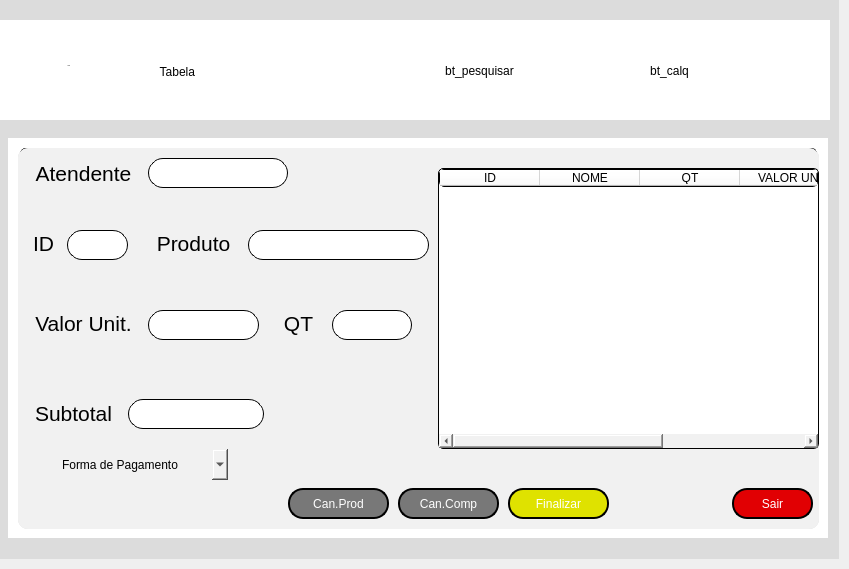
            <widget class="QWidget" name="vendas">
             <attribute name="title">
              <string>Vendas</string>
             </attribute>
             <widget class="QFrame" name="fr_primariovendas">
              <property name="geometry">
               <rect>
                <x>-1</x>
                <y>-1</y>
                <width>840</width>
                <height>560</height>
               </rect>
              </property>
              <property name="minimumSize">
               <size>
                <width>840</width>
                <height>560</height>
               </size>
              </property>
              <property name="maximumSize">
               <size>
                <width>16777215</width>
                <height>560</height>
               </size>
              </property>
              <property name="styleSheet">
               <string notr="true">background-color: rgb(220, 220, 220);
border:noborder;</string>
              </property>
              <property name="frameShape">
               <enum>QFrame::StyledPanel</enum>
              </property>
              <property name="frameShadow">
               <enum>QFrame::Raised</enum>
              </property>
              <widget class="QFrame" name="fr_subtelas_vendas">
               <property name="geometry">
                <rect>
                 <x>9</x>
                 <y>139</y>
                 <width>820</width>
                 <height>400</height>
                </rect>
               </property>
               <property name="minimumSize">
                <size>
                 <width>820</width>
                 <height>400</height>
                </size>
               </property>
               <property name="maximumSize">
                <size>
                 <width>820</width>
                 <height>400</height>
                </size>
               </property>
               <property name="styleSheet">
                <string notr="true">background-color: rgb(255, 255, 255);</string>
               </property>
               <property name="frameShape">
                <enum>QFrame::StyledPanel</enum>
               </property>
               <property name="frameShadow">
                <enum>QFrame::Raised</enum>
               </property>
               <widget class="QWidget" name="fr_caixa" native="true">
                <property name="geometry">
                 <rect>
                  <x>10</x>
                  <y>10</y>
                  <width>801</width>
                  <height>381</height>
                 </rect>
                </property>
                <property name="styleSheet">
                 <string notr="true">background-color: rgb(241, 241, 241);
border-radius:10px;</string>
                </property>
                <widget class="QTableWidget" name="tab_caixa">
                 <property name="geometry">
                  <rect>
                   <x>420</x>
                   <y>20</y>
                   <width>381</width>
                   <height>281</height>
                  </rect>
                 </property>
                 <property name="styleSheet">
                  <string notr="true">background-color: rgb(255, 255, 255);
font: 12px &quot;Arial&quot;;
border-style: outset;
border-width: 1px;
border-radius: 5px;
border-color: black;</string>
                 </property>
                 <column>
                  <property name="text">
                   <string>ID</string>
                  </property>
                 </column>
                 <column>
                  <property name="text">
                   <string>NOME</string>
                  </property>
                 </column>
                 <column>
                  <property name="text">
                   <string>QT</string>
                  </property>
                 </column>
                 <column>
                  <property name="text">
                   <string>VALOR UN.</string>
                  </property>
                 </column>
                 <column>
                  <property name="text">
                   <string>TOTAL</string>
                  </property>
                 </column>
                </widget>
                <widget class="QPushButton" name="bt_sair">
                 <property name="geometry">
                  <rect>
                   <x>714</x>
                   <y>340</y>
                   <width>81</width>
                   <height>31</height>
                  </rect>
                 </property>
                 <property name="styleSheet">
                  <string notr="true">QPushButton {
border-style: outset;
border-width: 2px;
border-radius: 15px;
border-color: black;
font: 87 12pt &quot;Segoe UI Black&quot;;
color: rgb(255, 255, 255);
	background-color: rgb(225, 0, 3);
}
QPushButton:pressed {
border-style: outset;
border-width: 2px;
border-radius: 15px;
border-color: white;
font: 87 12pt &quot;Segoe UI Black&quot;;
color: rgb(255, 255, 255);
	background-color: rgb(200, 0, 0);
}
</string>
                 </property>
                 <property name="text">
                  <string>Sair</string>
                 </property>
                </widget>
                <widget class="QPushButton" name="bt_finalizarcompra">
                 <property name="geometry">
                  <rect>
                   <x>490</x>
                   <y>340</y>
                   <width>101</width>
                   <height>31</height>
                  </rect>
                 </property>
                 <property name="styleSheet">
                  <string notr="true">QPushButton {
border-style: outset;
border-width: 2px;
border-radius: 15px;
border-color: black;
font: 87 12pt &quot;Segoe UI Black&quot;;
color: rgb(255, 255, 255);
background-color: rgb(223, 226, 0);
}
QPushButton:pressed {
border-style: outset;
border-width: 2px;
border-radius: 15px;
border-color: white;
font: 87 12pt &quot;Segoe UI Black&quot;;
color: rgb(255, 255, 255);
background-color: rgb(182, 185, 0);
}
</string>
                 </property>
                 <property name="text">
                  <string>Finalizar</string>
                 </property>
                </widget>
                <widget class="QPushButton" name="bt_cancelarcompra">
                 <property name="geometry">
                  <rect>
                   <x>380</x>
                   <y>340</y>
                   <width>101</width>
                   <height>31</height>
                  </rect>
                 </property>
                 <property name="styleSheet">
                  <string notr="true">QPushButton {
border-style: outset;
border-width: 2px;
border-radius: 15px;
border-color: black;
font: 87 12pt &quot;Segoe UI Black&quot;;
color: rgb(255, 255, 255);
background-color: rgb(120, 120, 120);
}
QPushButton:pressed {
border-style: outset;
border-width: 2px;
border-radius: 15px;
border-color: white;
font: 87 12pt &quot;Segoe UI Black&quot;;
color: rgb(255, 255, 255);
background-color: rgb(100, 100, 100);
}
</string>
                 </property>
                 <property name="text">
                  <string>Can.Comp</string>
                 </property>
                </widget>
                <widget class="QPushButton" name="bt_cancelarproduto">
                 <property name="geometry">
                  <rect>
                   <x>270</x>
                   <y>340</y>
                   <width>101</width>
                   <height>31</height>
                  </rect>
                 </property>
                 <property name="styleSheet">
                  <string notr="true">QPushButton {
border-style: outset;
border-width: 2px;
border-radius: 15px;
border-color: black;
font: 87 12pt &quot;Segoe UI Black&quot;;
color: rgb(255, 255, 255);
background-color: rgb(120, 120, 120);
}
QPushButton:pressed {
border-style: outset;
border-width: 2px;
border-radius: 15px;
border-color: white;
font: 87 12pt &quot;Segoe UI Black&quot;;
color: rgb(255, 255, 255);
background-color: rgb(100, 100, 100);
}
</string>
                 </property>
                 <property name="text">
                  <string>Can.Prod</string>
                 </property>
                </widget>
                <widget class="QLabel" name="label_14">
                 <property name="geometry">
                  <rect>
                   <x>10</x>
                   <y>80</y>
                   <width>31</width>
                   <height>31</height>
                  </rect>
                 </property>
                 <property name="text">
                  <string>&lt;html&gt;&lt;head/&gt;&lt;body&gt;&lt;p align=&quot;center&quot;&gt;&lt;span style=&quot; font-size:16pt;&quot;&gt;ID&lt;/span&gt;&lt;/p&gt;&lt;/body&gt;&lt;/html&gt;</string>
                 </property>
                </widget>
                <widget class="QLineEdit" name="ent_idcaixa">
                 <property name="geometry">
                  <rect>
                   <x>49</x>
                   <y>82</y>
                   <width>61</width>
                   <height>30</height>
                  </rect>
                 </property>
                 <property name="minimumSize">
                  <size>
                   <width>50</width>
                   <height>20</height>
                  </size>
                 </property>
                 <property name="maximumSize">
                  <size>
                   <width>400</width>
                   <height>16777215</height>
                  </size>
                 </property>
                 <property name="layoutDirection">
                  <enum>Qt::LeftToRight</enum>
                 </property>
                 <property name="styleSheet">
                  <string notr="true">QLineEdit {
border-style: outset;
border-width: 1px;
border-radius: 15px;
border-color: black;
font: 87 12pt &quot;Segoe UI Black&quot;;
color: rgb(0, 0, 0);
	background-color: rgb(255, 255, 255);
}</string>
                 </property>
                 <property name="echoMode">
                  <enum>QLineEdit::Normal</enum>
                 </property>
                 <property name="alignment">
                  <set>Qt::AlignCenter</set>
                 </property>
                </widget>
                <widget class="QLabel" name="label_15">
                 <property name="geometry">
                  <rect>
                   <x>130</x>
                   <y>80</y>
                   <width>91</width>
                   <height>31</height>
                  </rect>
                 </property>
                 <property name="text">
                  <string>&lt;html&gt;&lt;head/&gt;&lt;body&gt;&lt;p align=&quot;center&quot;&gt;&lt;span style=&quot; font-size:16pt;&quot;&gt;Produto&lt;/span&gt;&lt;/p&gt;&lt;/body&gt;&lt;/html&gt;</string>
                 </property>
                </widget>
                <widget class="QLineEdit" name="ent_produtocaixa">
                 <property name="geometry">
                  <rect>
                   <x>230</x>
                   <y>82</y>
                   <width>181</width>
                   <height>30</height>
                  </rect>
                 </property>
                 <property name="minimumSize">
                  <size>
                   <width>50</width>
                   <height>20</height>
                  </size>
                 </property>
                 <property name="maximumSize">
                  <size>
                   <width>400</width>
                   <height>16777215</height>
                  </size>
                 </property>
                 <property name="layoutDirection">
                  <enum>Qt::LeftToRight</enum>
                 </property>
                 <property name="styleSheet">
                  <string notr="true">QLineEdit {
border-style: outset;
border-width: 1px;
border-radius: 15px;
border-color: black;
font: 87 12pt &quot;Segoe UI Black&quot;;
color: rgb(0, 0, 0);
	background-color: rgb(255, 255, 255);
}</string>
                 </property>
                 <property name="echoMode">
                  <enum>QLineEdit::Normal</enum>
                 </property>
                 <property name="alignment">
                  <set>Qt::AlignCenter</set>
                 </property>
                </widget>
                <widget class="QLabel" name="label_16">
                 <property name="geometry">
                  <rect>
                   <x>260</x>
                   <y>160</y>
                   <width>41</width>
                   <height>31</height>
                  </rect>
                 </property>
                 <property name="text">
                  <string>&lt;html&gt;&lt;head/&gt;&lt;body&gt;&lt;p align=&quot;center&quot;&gt;&lt;span style=&quot; font-size:16pt;&quot;&gt;QT&lt;/span&gt;&lt;/p&gt;&lt;/body&gt;&lt;/html&gt;</string>
                 </property>
                </widget>
                <widget class="QLineEdit" name="ent_qtcaixa">
                 <property name="geometry">
                  <rect>
                   <x>314</x>
                   <y>162</y>
                   <width>80</width>
                   <height>30</height>
                  </rect>
                 </property>
                 <property name="minimumSize">
                  <size>
                   <width>50</width>
                   <height>20</height>
                  </size>
                 </property>
                 <property name="maximumSize">
                  <size>
                   <width>400</width>
                   <height>16777215</height>
                  </size>
                 </property>
                 <property name="layoutDirection">
                  <enum>Qt::LeftToRight</enum>
                 </property>
                 <property name="styleSheet">
                  <string notr="true">QLineEdit {
border-style: outset;
border-width: 1px;
border-radius: 15px;
border-color: black;
font: 87 12pt &quot;Segoe UI Black&quot;;
color: rgb(0, 0, 0);
	background-color: rgb(255, 255, 255);
}</string>
                 </property>
                 <property name="echoMode">
                  <enum>QLineEdit::Normal</enum>
                 </property>
                 <property name="alignment">
                  <set>Qt::AlignCenter</set>
                 </property>
                </widget>
                <widget class="QLabel" name="label_17">
                 <property name="geometry">
                  <rect>
                   <x>10</x>
                   <y>160</y>
                   <width>111</width>
                   <height>31</height>
                  </rect>
                 </property>
                 <property name="text">
                  <string>&lt;html&gt;&lt;head/&gt;&lt;body&gt;&lt;p align=&quot;center&quot;&gt;&lt;span style=&quot; font-size:16pt;&quot;&gt;Valor Unit.&lt;/span&gt;&lt;/p&gt;&lt;/body&gt;&lt;/html&gt;</string>
                 </property>
                </widget>
                <widget class="QLineEdit" name="ent_valorcaixa">
                 <property name="geometry">
                  <rect>
                   <x>130</x>
                   <y>162</y>
                   <width>111</width>
                   <height>30</height>
                  </rect>
                 </property>
                 <property name="minimumSize">
                  <size>
                   <width>50</width>
                   <height>20</height>
                  </size>
                 </property>
                 <property name="maximumSize">
                  <size>
                   <width>400</width>
                   <height>16777215</height>
                  </size>
                 </property>
                 <property name="layoutDirection">
                  <enum>Qt::LeftToRight</enum>
                 </property>
                 <property name="styleSheet">
                  <string notr="true">QLineEdit {
border-style: outset;
border-width: 1px;
border-radius: 15px;
border-color: black;
font: 87 12pt &quot;Segoe UI Black&quot;;
color: rgb(0, 0, 0);
	background-color: rgb(255, 255, 255);
}</string>
                 </property>
                 <property name="echoMode">
                  <enum>QLineEdit::Normal</enum>
                 </property>
                 <property name="alignment">
                  <set>Qt::AlignCenter</set>
                 </property>
                </widget>
                <widget class="QLabel" name="label_18">
                 <property name="geometry">
                  <rect>
                   <x>10</x>
                   <y>250</y>
                   <width>91</width>
                   <height>31</height>
                  </rect>
                 </property>
                 <property name="text">
                  <string>&lt;html&gt;&lt;head/&gt;&lt;body&gt;&lt;p align=&quot;center&quot;&gt;&lt;span style=&quot; font-size:16pt;&quot;&gt;Subtotal&lt;/span&gt;&lt;/p&gt;&lt;/body&gt;&lt;/html&gt;</string>
                 </property>
                </widget>
                <widget class="QLineEdit" name="ent_subtotalcaixa">
                 <property name="geometry">
                  <rect>
                   <x>110</x>
                   <y>251</y>
                   <width>136</width>
                   <height>30</height>
                  </rect>
                 </property>
                 <property name="minimumSize">
                  <size>
                   <width>50</width>
                   <height>20</height>
                  </size>
                 </property>
                 <property name="maximumSize">
                  <size>
                   <width>400</width>
                   <height>16777215</height>
                  </size>
                 </property>
                 <property name="layoutDirection">
                  <enum>Qt::LeftToRight</enum>
                 </property>
                 <property name="styleSheet">
                  <string notr="true">QLineEdit {
border-style: outset;
border-width: 1px;
border-radius: 15px;
border-color: black;
font: 87 12pt &quot;Segoe UI Black&quot;;
color: rgb(0, 0, 0);
	background-color: rgb(255, 255, 255);
}</string>
                 </property>
                 <property name="echoMode">
                  <enum>QLineEdit::Normal</enum>
                 </property>
                 <property name="alignment">
                  <set>Qt::AlignCenter</set>
                 </property>
                </widget>
                <widget class="QLabel" name="label_19">
                 <property name="geometry">
                  <rect>
                   <x>10</x>
                   <y>10</y>
                   <width>111</width>
                   <height>31</height>
                  </rect>
                 </property>
                 <property name="text">
                  <string>&lt;html&gt;&lt;head/&gt;&lt;body&gt;&lt;p align=&quot;center&quot;&gt;&lt;span style=&quot; font-size:16pt;&quot;&gt;Atendente&lt;/span&gt;&lt;/p&gt;&lt;/body&gt;&lt;/html&gt;</string>
                 </property>
                </widget>
                <widget class="QLineEdit" name="ent_atendente">
                 <property name="geometry">
                  <rect>
                   <x>130</x>
                   <y>10</y>
                   <width>140</width>
                   <height>30</height>
                  </rect>
                 </property>
                 <property name="minimumSize">
                  <size>
                   <width>50</width>
                   <height>20</height>
                  </size>
                 </property>
                 <property name="maximumSize">
                  <size>
                   <width>400</width>
                   <height>16777215</height>
                  </size>
                 </property>
                 <property name="layoutDirection">
                  <enum>Qt::LeftToRight</enum>
                 </property>
                 <property name="styleSheet">
                  <string notr="true">QLineEdit {
border-style: outset;
border-width: 1px;
border-radius: 15px;
border-color: black;
font: 87 12pt &quot;Segoe UI Black&quot;;
color: rgb(0, 0, 0);
	background-color: rgb(255, 255, 255);
}</string>
                 </property>
                 <property name="echoMode">
                  <enum>QLineEdit::Normal</enum>
                 </property>
                 <property name="alignment">
                  <set>Qt::AlignCenter</set>
                 </property>
                </widget>
                <widget class="QComboBox" name="comboBox">
                 <property name="geometry">
                  <rect>
                   <x>39</x>
                   <y>301</y>
                   <width>171</width>
                   <height>31</height>
                  </rect>
                 </property>
                 <item>
                  <property name="text">
                   <string>Forma de Pagamento</string>
                  </property>
                 </item>
                 <item>
                  <property name="text">
                   <string>Debito</string>
                  </property>
                 </item>
                 <item>
                  <property name="text">
                   <string>Credito</string>
                  </property>
                 </item>
                 <item>
                  <property name="text">
                   <string>Pix</string>
                  </property>
                 </item>
                 <item>
                  <property name="text">
                   <string>Dinheiro</string>
                  </property>
                 </item>
                </widget>
               </widget>
               <widget class="QWidget" name="fr_tabelaprodutos" native="true">
                <property name="geometry">
                 <rect>
                  <x>10</x>
                  <y>10</y>
                  <width>801</width>
                  <height>381</height>
                 </rect>
                </property>
                <property name="styleSheet">
                 <string notr="true">background-color: rgb(220, 220, 220);
border-radius:10px;</string>
                </property>
                <widget class="QTableWidget" name="tab_tabela">
                 <property name="geometry">
                  <rect>
                   <x>2</x>
                   <y>0</y>
                   <width>797</width>
                   <height>376</height>
                  </rect>
                 </property>
                 <property name="styleSheet">
                  <string notr="true">background-color: rgb(255, 255, 255);
font: 12px &quot;Arial&quot;;
border-style: outset;
border-width: 1px;
border-radius: 5px;
border-color: black;</string>
                 </property>
                 <column>
                  <property name="text">
                   <string>ID</string>
                  </property>
                 </column>
                 <column>
                  <property name="text">
                   <string>NOME</string>
                  </property>
                 </column>
                 <column>
                  <property name="text">
                   <string>DESCRIÇÃO</string>
                  </property>
                 </column>
                </widget>
               </widget>
               <zorder>fr_tabelaprodutos</zorder>
               <zorder>fr_caixa</zorder>
              </widget>
              <widget class="QFrame" name="men_interno_vendas">
               <property name="geometry">
                <rect>
                 <x>0</x>
                 <y>21</y>
                 <width>831</width>
                 <height>100</height>
                </rect>
               </property>
               <property name="maximumSize">
                <size>
                 <width>16777215</width>
                 <height>100</height>
                </size>
               </property>
               <property name="cursor">
                <cursorShape>ArrowCursor</cursorShape>
               </property>
               <property name="layoutDirection">
                <enum>Qt::LeftToRight</enum>
               </property>
               <property name="styleSheet">
                <string notr="true">background-color: rgb(255, 255, 255);</string>
               </property>
               <property name="frameShape">
                <enum>QFrame::StyledPanel</enum>
               </property>
               <property name="frameShadow">
                <enum>QFrame::Raised</enum>
               </property>
               <widget class="QPushButton" name="bt_tabcodigos_ven">
                <property name="geometry">
                 <rect>
                  <x>130</x>
                  <y>0</y>
                  <width>100</width>
                  <height>90</height>
                 </rect>
                </property>
                <property name="minimumSize">
                 <size>
                  <width>100</width>
                  <height>90</height>
                 </size>
                </property>
                <property name="maximumSize">
                 <size>
                  <width>100</width>
                  <height>70</height>
                 </size>
                </property>
                <property name="cursor">
                 <cursorShape>ArrowCursor</cursorShape>
                </property>
                <property name="styleSheet">
                 <string notr="true">background-color: qradialgradient(spread:pad, cx:0.5, cy:0.5, radius:0.5, fx:0.5, fy:0.5, stop:0 rgba(0, 0, 0, 0));
border:noborder;</string>
                </property>
                <property name="text">
                 <string>
Tabela </string>
                </property>
                <property name="icon">
                 <iconset>
                  <normaloff>Telas/Repono/Vendas/PNG/icon_codigos.png</normaloff>Telas/Repono/Vendas/PNG/icon_codigos.png</iconset>
                </property>
                <property name="iconSize">
                 <size>
                  <width>35</width>
                  <height>35</height>
                 </size>
                </property>
               </widget>
               <widget class="QLabel" name="icon_caixa">
                <property name="geometry">
                 <rect>
                  <x>50</x>
                  <y>10</y>
                  <width>32</width>
                  <height>32</height>
                 </rect>
                </property>
                <property name="minimumSize">
                 <size>
                  <width>30</width>
                  <height>30</height>
                 </size>
                </property>
                <property name="maximumSize">
                 <size>
                  <width>44</width>
                  <height>44</height>
                 </size>
                </property>
                <property name="styleSheet">
                 <string notr="true">border:noborder;
background-color: qradialgradient(spread:pad, cx:0.5, cy:0.5, radius:0.5, fx:0.5, fy:0.5, stop:0 rgba(0, 0, 0, 0));</string>
                </property>
                <property name="text">
                 <string/>
                </property>
                <property name="pixmap">
                 <pixmap>Vendas/PNG/icon_caixa.png</pixmap>
                </property>
                <property name="scaledContents">
                 <bool>true</bool>
                </property>
               </widget>
               <widget class="QPushButton" name="bt_caixa_ven">
                <property name="geometry">
                 <rect>
                  <x>20</x>
                  <y>0</y>
                  <width>100</width>
                  <height>90</height>
                 </rect>
                </property>
                <property name="minimumSize">
                 <size>
                  <width>100</width>
                  <height>90</height>
                 </size>
                </property>
                <property name="maximumSize">
                 <size>
                  <width>100</width>
                  <height>70</height>
                 </size>
                </property>
                <property name="font">
                 <font>
                  <family>Segoe UI Black</family>
                  <pointsize>-1</pointsize>
                  <weight>50</weight>
                  <italic>false</italic>
                  <bold>false</bold>
                 </font>
                </property>
                <property name="toolTip">
                 <string/>
                </property>
                <property name="layoutDirection">
                 <enum>Qt::LeftToRight</enum>
                </property>
                <property name="styleSheet">
                 <string notr="true">background-color: qradialgradient(spread:pad, cx:0.5, cy:0.5, radius:0.5, fx:0.5, fy:0.5, stop:0 rgba(0, 0, 0, 0));
border:noborder;

</string>
                </property>
                <property name="inputMethodHints">
                 <set>Qt::ImhNone</set>
                </property>
                <property name="text">
                 <string>
Caixa </string>
                </property>
                <property name="icon">
                 <iconset>
                  <normaloff>Telas/Repono/Vendas/PNG/icon_caixa.png</normaloff>Telas/Repono/Vendas/PNG/icon_caixa.png</iconset>
                </property>
                <property name="iconSize">
                 <size>
                  <width>35</width>
                  <height>35</height>
                 </size>
                </property>
                <property name="shortcut">
                 <string notr="true"/>
                </property>
                <property name="checkable">
                 <bool>false</bool>
                </property>
                <property name="checked">
                 <bool>false</bool>
                </property>
                <property name="autoRepeat">
                 <bool>false</bool>
                </property>
                <property name="autoExclusive">
                 <bool>false</bool>
                </property>
                <property name="autoDefault">
                 <bool>false</bool>
                </property>
               </widget>
               <widget class="QLabel" name="icon_tababela">
                <property name="geometry">
                 <rect>
                  <x>160</x>
                  <y>10</y>
                  <width>34</width>
                  <height>34</height>
                 </rect>
                </property>
                <property name="minimumSize">
                 <size>
                  <width>30</width>
                  <height>30</height>
                 </size>
                </property>
                <property name="styleSheet">
                 <string notr="true">background-color: qradialgradient(spread:pad, cx:0.5, cy:0.5, radius:0.5, fx:0.5, fy:0.5, stop:0 rgba(0, 0, 0, 0));
border:noborder;

</string>
                </property>
                <property name="text">
                 <string/>
                </property>
                <property name="pixmap">
                 <pixmap>Vendas/PNG/icon_codigos.png</pixmap>
                </property>
                <property name="scaledContents">
                 <bool>true</bool>
                </property>
               </widget>
               <widget class="QPushButton" name="bt_pesquisar">
                <property name="geometry">
                 <rect>
                  <x>390</x>
                  <y>30</y>
                  <width>181</width>
                  <height>41</height>
                 </rect>
                </property>
                <property name="text">
                 <string>bt_pesquisar</string>
                </property>
               </widget>
               <widget class="QPushButton" name="bt_calq">
                <property name="geometry">
                 <rect>
                  <x>580</x>
                  <y>30</y>
                  <width>181</width>
                  <height>41</height>
                 </rect>
                </property>
                <property name="text">
                 <string>bt_calq</string>
                </property>
               </widget>
               <zorder>icon_caixa</zorder>
               <zorder>icon_tababela</zorder>
               <zorder>bt_tabcodigos_ven</zorder>
               <zorder>bt_caixa_ven</zorder>
               <zorder>bt_pesquisar</zorder>
               <zorder>bt_calq</zorder>
              </widget>
             </widget>
            </widget>
